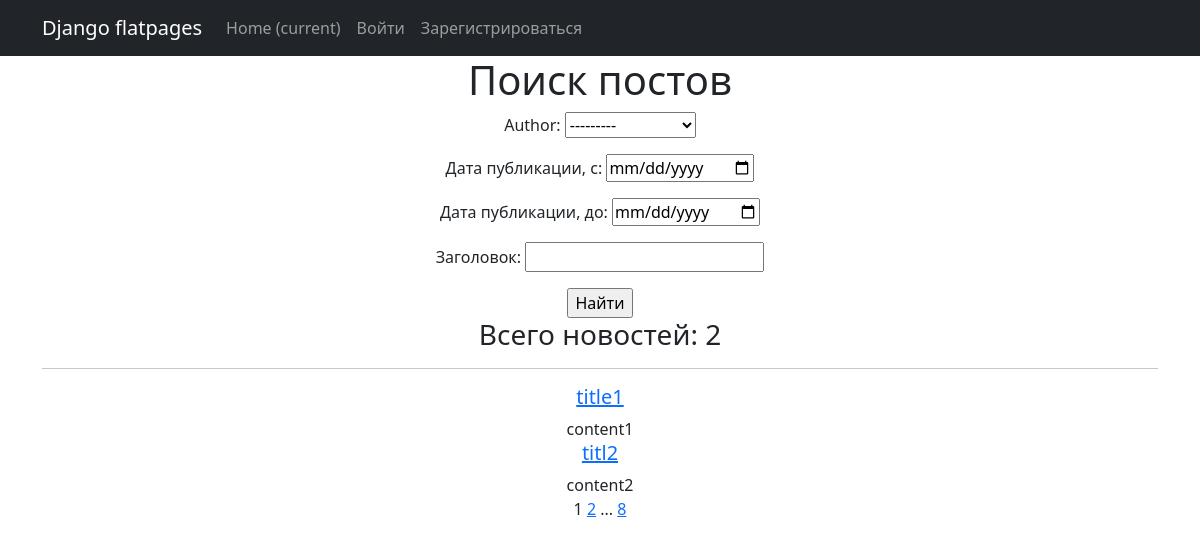
The app's page /news/search/ with its own data.
### simpleapp/models.py (models this page shows, shortened)
class Post(models.Model):
    article = 'AR'
    news = 'NE'
    POSITIONS = [
        (news, 'Новость'),
        (article, 'Статья')
    ]
    author = models.ForeignKey(Author, on_delete=models.CASCADE)
    choice = models.CharField(max_length=2, choices=POSITIONS, default=news)
    time_create = models.DateTimeField(auto_now_add=True)
    title = models.CharField(max_length=150)
    content = models.TextField()
    post_rating = models.IntegerField(default=0)
    category = models.ManyToManyField('Category', through='PostCategory', verbose_name='Категории')

### simpleapp/views.py (the view)
# urls.py: path('news/search/', NewsSearch.as_view(), name='news_search'),
class NewsSearch(ListView):
    model = Post
    template_name = 'search.html'
    context_object_name = 'Search'
    paginate_by = 2
    def get_queryset(self):
        queryset = super().get_queryset()
        self.filterset = PostFilter(self.request.GET, queryset)
        return self.filterset.qs
    def get_context_data(self, **kwargs):
        context = super().get_context_data(**kwargs)
        context['filterset'] = self.filterset
        return context

### simpleapp/models.py (called while the page is built)
    def __str__(self):
        return f'{self.user}'

### simpleapp/templatetags/custom_tags.py (called while the page is built)
@register.simple_tag(takes_context=True)
def url_replace(context, **kwargs):
   d = context['request'].GET.copy()
   for k, v in kwargs.items():
       d[k] = v
   return d.urlencode()

### templates/search.html (shortened to what this page needs)
{% extends 'flatpages/default.html' %}
{% load custom_filters %}
{% load custom_tags %}
{% block content %}
    <h1>Поиск постов</h1>
    <form action="" method="get">
        {{ filterset.form.as_p }}
        <input type="submit" value="Найти" />
    </form>
    <h3>Всего новостей: {{ Search|length }}</h3>
    <hr>
    {% if Search %}
        {% for post in Search %}
            <h5><a href="http://127.0.0.1:8000/news/{{ post.id }}">{{ post.title }}</a></h5>
            {{ post.content|truncatewords:20 }}
        {% endfor %}
        <br>
    {% else %}
        <h2>Новостей пока нет!</h2>
    {% endif %}
    {{ page_obj.number }}
    {% if page_obj.has_next %}
        <a href="?{% url_replace page=page_obj.next_page_number %}">{{ page_obj.next_page_number }}</a>
        {% if paginator.num_pages != page_obj.next_page_number %}
            ...
            <a href="?{% url_replace page=page_obj.paginator.num_pages %}">{{ page_obj.paginator.num_pages }}</a>
        {% endif %}
    {% endif %}
{% endblock content %}

### records on screen
Post: title "title1", content "content1"
Post: title "titl2", content "content2"

### other values on screen
{{ Search|length }} "2"
{{ page_obj.number }} "1"
{{ page_obj.next_page_number }} "2"
{{ page_obj.paginator.num_pages }} "8"
